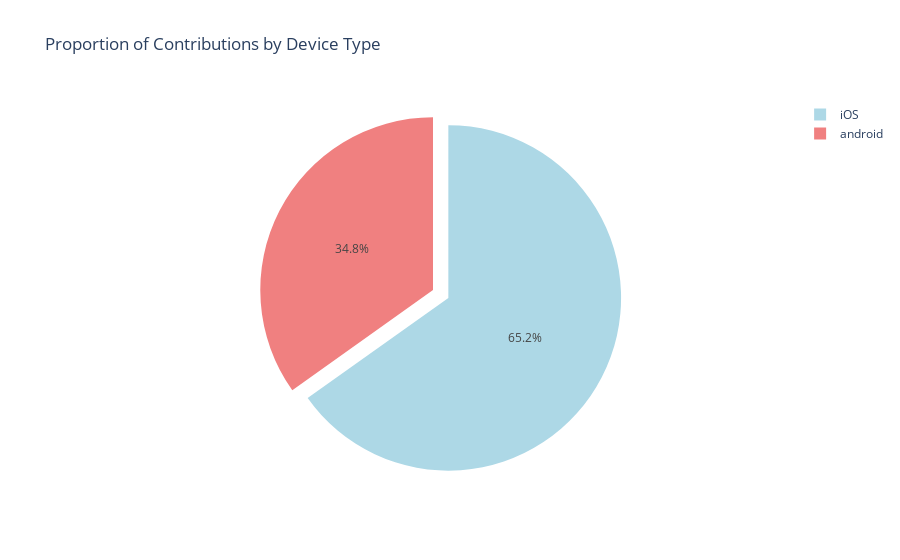

Notebook code for this chart:
### Code cell
import plotly.graph_objects as go
fig = go.Figure(data = [go.Pie(labels=device_count.index, values=device_count.values)])
fig.update_traces(marker=dict(colors=['lightblue', 'lightcoral']), pull=[0.1,0])
fig.update_layout(title='Proportion of Contributions by Device Type')
fig.show()

### Figure 1 — Plotly figure (JSON) as saved in the notebook; plotly's stock layout.template omitted (floating-point values rounded to 4 significant figures)
{"data": [{"labels": ["iOS", "android"], "values": [13459, 7199], "type": "pie", "marker": {"colors": ["lightblue", "lightcoral"]}, "pull": [0.1, 0]}], "layout": {"title": {"text": "Proportion of Contributions by Device Type"}}}
